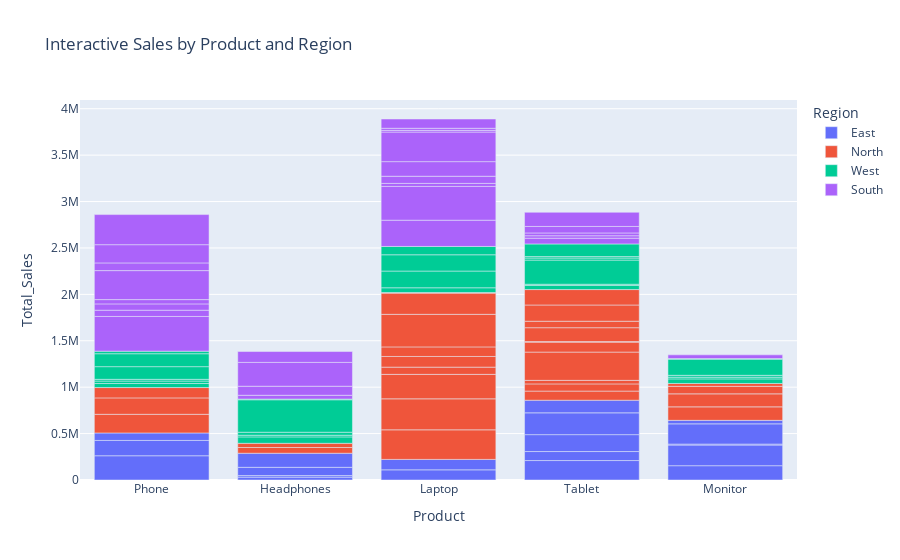

Source (notebook cell):
### Markdown cell above
### boxplot shows that Maximum sales are generated by 'Laptop' and minimum sales are generated by 'Headphones'

### Code cell
## Interactive bar plot showing Total_Sales across Region and Product

fig = px.bar(df, x='Product', y='Total_Sales', color='Region',
             title='Interactive Sales by Product and Region')
fig.show()

### Figure 1 — Plotly figure (JSON) as saved in the notebook; plotly's stock layout.template omitted (floating-point values rounded to 4 significant figures)
{"data": [{"alignmentgroup": "True", "hovertemplate": "Region=East<br>Product=%{x}<br>Total_Sales=%{y}<extra></extra>", "legendgroup": "East", "marker": {"color": "#636efa", "pattern": {"shape": ""}}, "name": "East", "offsetgroup": "East", "orientation": "v", "showlegend": true, "textposition": "auto", "type": "bar", "x": ["Phone", "Headphones", "Phone", "Headphones", "Laptop", "Tablet", "Tablet", "Tablet", "Monitor", "Phone", "Monitor", "Monitor", "Monitor", "Headphones", "Headphones", "Tablet", "Laptop", "Monitor", "Tablet"], "xaxis": "x", "y": [261100, 30895, 165240, 16780, 109554, 209400, 97204, 182060, 154048, 80488, 222330, 10544, 218016, 88974, 151712, 234990, 112392, 37932, 135980], "yaxis": "y"}, {"alignmentgroup": "True", "hovertemplate": "Region=North<br>Product=%{x}<br>Total_Sales=%{y}<extra></extra>", "legendgroup": "North", "marker": {"color": "#EF553B", "pattern": {"shape": ""}}, "name": "North", "offsetgroup": "North", "orientation": "v", "showlegend": true, "textposition": "auto", "type": "bar", "x": ["Headphones", "Laptop", "Tablet", "Tablet", "Laptop", "Laptop", "Laptop", "Tablet", "Tablet", "Headphones", "Tablet", "Phone", "Phone", "Monitor", "Tablet", "Phone", "Tablet", "Laptop", "Laptop", "Tablet", "Monitor", "Tablet", "Laptop", "Monitor", "Laptop", "Laptop", "Tablet", "Monitor"], "xaxis": "x", "y": [61624, 318680, 98373, 77288, 333992, 263475, 77844, 38298, 304465, 45467, 107118, 200885, 176994, 144960, 6540, 111405, 149200, 115048, 102909, 69687, 140286, 174825, 350888, 81137, 228222, 7148, 166160, 30717], "yaxis": "y"}, {"alignmentgroup": "True", "hovertemplate": "Region=West<br>Product=%{x}<br>Total_Sales=%{y}<extra></extra>", "legendgroup": "West", "marker": {"color": "#00cc96", "pattern": {"shape": ""}}, "name": "West", "offsetgroup": "West", "orientation": "v", "showlegend": true, "textposition": "auto", "type": "bar", "x": ["Phone", "Laptop", "Laptop", "Monitor", "Phone", "Headphones", "Tablet", "Tablet", "Headphones", "Monitor", "Monitor", "Phone", "Tablet", "Monitor", "Tablet", "Monitor", "Laptop", "Phone", "Headphones", "Laptop", "Phone", "Headphones", "Tablet", "Phone", "Tablet", "Headphones"], "xaxis": "x", "y": [43492, 50834, 180092, 49280, 26466, 68894, 44045, 13426, 17838, 18382, 20083, 18616, 260100, 173712, 22064, 6720, 175392, 136440, 32524, 89620, 139372, 349510, 15356, 27468, 136549, 7647], "yaxis": "y"}, {"alignmentgroup": "True", "hovertemplate": "Region=South<br>Product=%{x}<br>Total_Sales=%{y}<extra></extra>", "legendgroup": "South", "marker": {"color": "#ab63fa", "pattern": {"shape": ""}}, "name": "South", "offsetgroup": "South", "orientation": "v", "showlegend": true, "textposition": "auto", "type": "bar", "x": ["Laptop", "Laptop", "Phone", "Phone", "Phone", "Tablet", "Tablet", "Monitor", "Phone", "Laptop", "Tablet", "Laptop", "Headphones", "Laptop", "Phone", "Laptop", "Tablet", "Phone", "Laptop", "Phone", "Headphones", "Phone", "Laptop", "Tablet", "Headphones", "Laptop", "Headphones"], "xaxis": "x", "y": [282940, 363870, 373932, 67440, 67988, 62088, 26034, 39924, 45976, 32297, 30387, 77375, 40872, 157288, 312564, 318762, 70048, 82980, 18221, 196404, 97538, 324144, 22365, 152655, 256878, 100002, 116880], "yaxis": "y"}], "layout": {"barmode": "relative", "legend": {"title": {"text": "Region"}, "tracegroupgap": 0}, "title": {"text": "Interactive Sales by Product and Region"}, "xaxis": {"anchor": "y", "domain": [0, 1], "title": {"text": "Product"}}, "yaxis": {"anchor": "x", "domain": [0, 1], "title": {"text": "Total_Sales"}}}}
